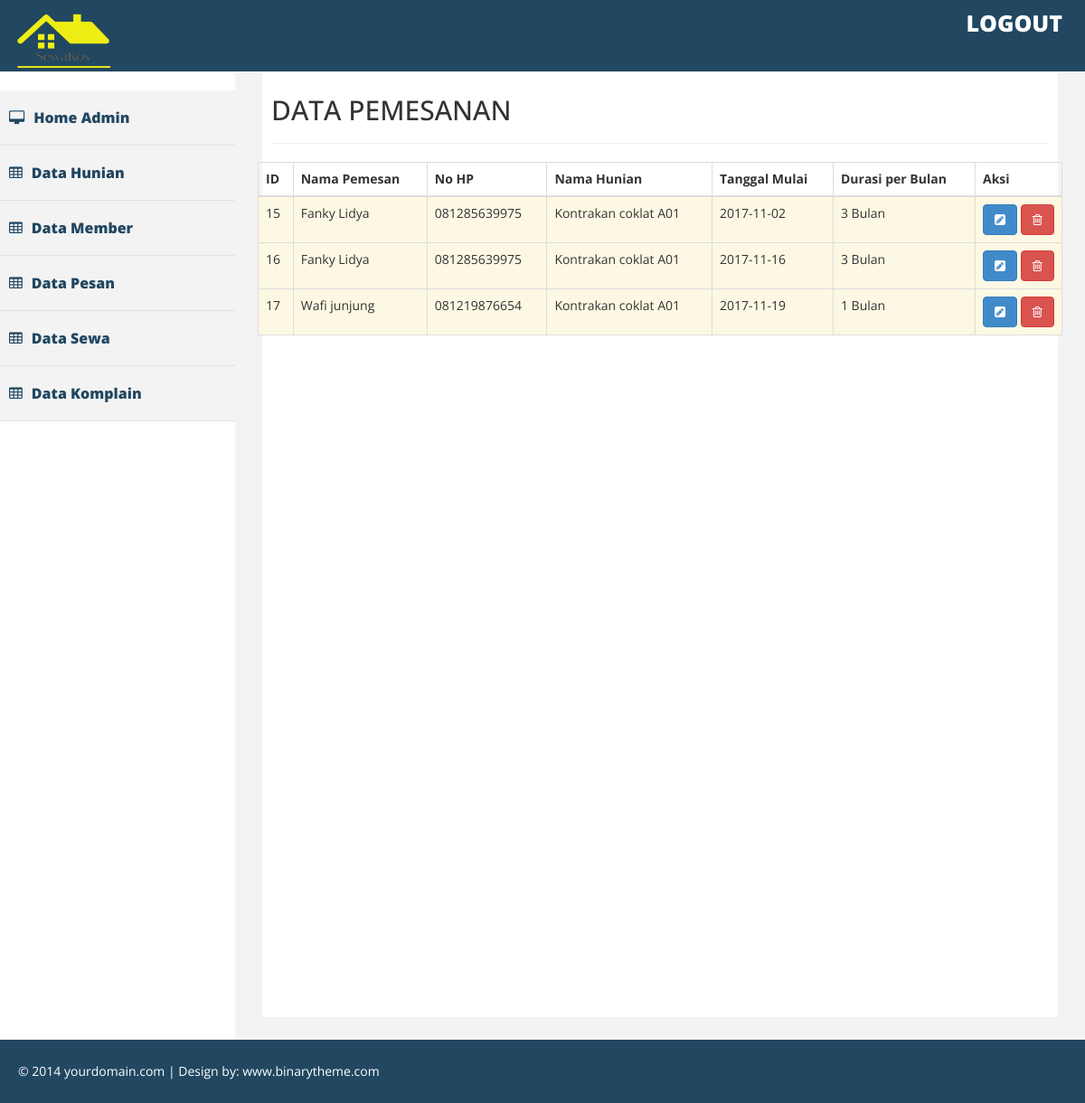
Page /index.php/pesan on the committed database.
### tables this page shows
CREATE TABLE `pesan` (
  `id_pesan` int(15) NOT NULL,
  `id_hunian` int(15) NOT NULL,
  `id_member` int(15) NOT NULL,
  `tanggal_mulai` varchar(100) NOT NULL,
  `durasi` varchar(100) NOT NULL
);

CREATE TABLE `member` (
  `id_member` int(15) NOT NULL,
  `nama_member` varchar(200) NOT NULL,
  `pass_member` varchar(200) NOT NULL,
  `email_member` varchar(200) NOT NULL,
  `status` varchar(200) NOT NULL,
  `nohp` varchar(200) NOT NULL,
  `alamat_member` varchar(200) NOT NULL
);

CREATE TABLE `hunian` (
  `id_hunian` int(15) NOT NULL,
  `nama_hunian` varchar(100) NOT NULL,
  `jenis_hunian` varchar(100) NOT NULL,
  `deskripsi_hunian` text NOT NULL,
  `status_hunian` varchar(100) NOT NULL,
  `harga_hunian` int(15) NOT NULL,
  `gambar` varchar(300) NOT NULL
);

### application/controllers/Pesan.php (called while the page is built, shortened)
<?php
class Pesan extends CI_Controller
{
	function __construct()
	{
		$this->load->model('Pesan_model');
		$this->load->model('Member_model');
		$this->load->model('Hunian_model');
	}
	function index()
	{
		$data['pesan'] = $this->Pesan_model->ambil_data();
		$this->load->view('Admin/Pesan_list',$data);
	}
}
 ?>

### index.php (called while the page is built, shortened)
<?php
require_once BASEPATH.'core/CodeIgniter.php';

### application/models/Pesan_model.php (called while the page is built, shortened)
<?php
class Pesan_model extends CI_Model
{
	function ambil_data()
	{
		$this->db->select('pesan.id_pesan, member.nama_member, member.nohp, hunian.nama_hunian, pesan.tanggal_mulai, pesan.durasi');
        $this->db->from('pesan');
        $this->db->join('member', 'pesan.id_member = member.id_member');
        $this->db->join('hunian', 'pesan.id_hunian = hunian.id_hunian');
		$query = $this->db->get();
		return $query->result();
	}
}
 ?>

### application/views/Admin/Pesan_list.php (the view, shortened to what this page needs)
<div id="page-wrapper" >
	<div id="page-inner">
		<div class="row">
			<div class="col-lg-12">
				<h2>DATA PEMESANAN</h2>
				<hr>
			</div><?=$this->session->flashdata('Pesan')?>
		</div>
		<div class="row">
			<table id="example" class="table table-striped table-bordered">
				<thead>
					<tr>
						<th>ID</th>
						<th>Nama Pemesan</th>
						<th>No HP</th>
						<th>Nama Hunian</th>
						<th>Tanggal Mulai</th>
						<th>Durasi per Bulan</th>
						<th style="width: 96px">Aksi</th>
					</tr>
				</thead>
				<tbody>
					<?php foreach ($pesan as $key => $value) { ?>
					<tr class="warning">
						<td><?php echo $value->id_pesan; ?></td>
						<td><?php echo $value->nama_member; ?> </td>
						<td><?php echo $value->nohp; ?></td>
						<td><?php echo $value->nama_hunian; ?></td>
						<td><?php echo $value->tanggal_mulai; ?></td>
						<td><?php echo $value->durasi; ?></td>
						<td>
							<a href="<?php echo site_url('Pesan/update/'.$value->id_pesan); ?>"
								class="btn btn-primary">
								<i class="fa fa-pencil-square"></i>
							</a>
							<a href="<?php echo site_url('Pesan/delete/'.$value->id_pesan); ?>"
								class="btn btn-danger">
								<i class="fa fa-trash-o"></i>
							</a>
						</td>
					</tr>
					<?php } ?>
				</tbody>
			</table>
		</div>
	</div>
</div>

### assets/admin/css/custom.css (style rules this page uses)
body { font-family: 'Open Sans', sans-serif; line-height:30px; }
#page-wrapper { padding: 15px 15px; min-height: 600px; background:#F3F3F3; }
#page-inner { width:100%; margin:10px 20px 10px 0px; background-color:#fff!important; padding:10px; min-height:1050px; }
@media (min-width:768px) { #page-wrapper { margin: 0 0 0 260px; padding: 15px 30px; min-height: 1050px; } }

### rows in the picture
pesan: id_pesan "15", id_member.nama_member "Fanky Lidya", id_member.nohp "081285639975", id_hunian.nama_hunian "Kontrakan coklat A01", tanggal_mulai "2017-11-02", durasi "3 Bulan"
pesan: id_pesan "16", id_member.nama_member "Fanky Lidya", id_member.nohp "081285639975", id_hunian.nama_hunian "Kontrakan coklat A01", tanggal_mulai "2017-11-16", durasi "3 Bulan"
pesan: id_pesan "17", id_member.nama_member "Wafi junjung", id_member.nohp "081219876654", id_hunian.nama_hunian "Kontrakan coklat A01", tanggal_mulai "2017-11-19", durasi "1 Bulan"
